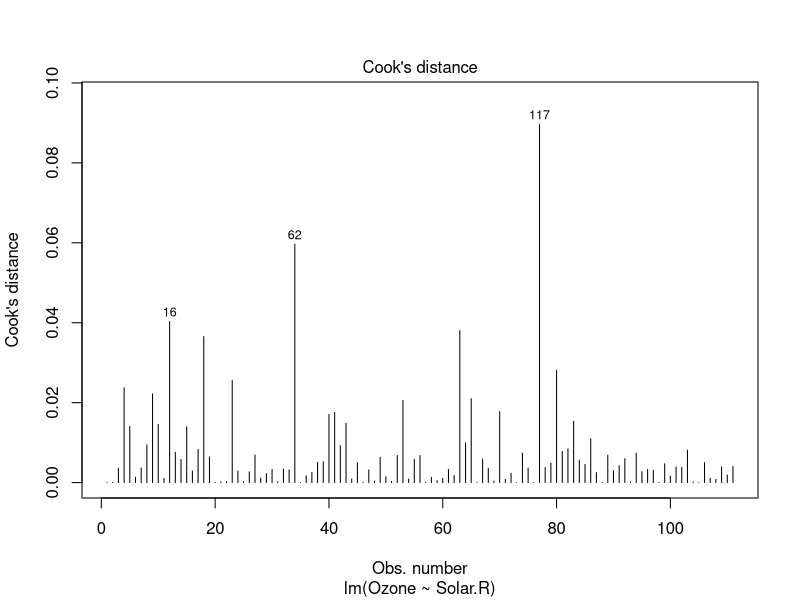
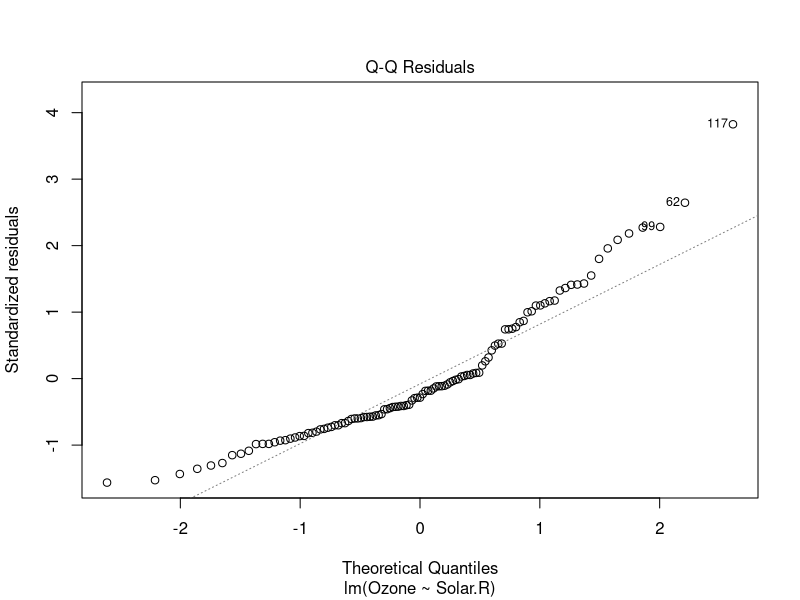

Recreate these plots in R, in order. (Note: this script raises an error after producing the figures.)
## ---- chunk 1
data("airquality")
## ---- chunk 2
head(airquality)
## ---- chunk 3
data <- na.omit(airquality)
head(data)
## ---- chunk 4
sum(is.na(data))
## ---- chunk 5
m1 <- lm( formula = Ozone ~ Solar.R,  
                    data = data )
m2 <- lm( formula = Ozone ~ Wind,  
                    data = data )
m3 <- lm( formula = Ozone ~ Temp,  
                    data = data )
print( m1)
print( m2)
print( m3)
## ---- chunk 6
summary(m1)
## ---- chunk 7
summary(m2)
## ---- chunk 8
summary(m3)
## ---- chunk 9
confint(object=m1, level=0.99)
## ---- chunk 10
confint(object=m2, level=0.99)
## ---- chunk 11
confint(object=m3, level=0.99)
## ---- chunk 12
plot(m1,which=4)
## ---- chunk 13
lm( formula = Ozone ~ Solar.R,  
     data = data,      
     subset = -117             
 )
## ---- chunk 14
plot( x = m1, which = 2 )
## ---- chunk 15
shapiro.test(residuals(m1))
## ---- chunk 16
library(car)
library(carData)
## ---- chunk 17
residualPlots( model = m1 ) 
## ---- chunk 18
box_cox_m1 <- lm (log(Ozone) ~ log(Solar.R), data=data)
residualPlots( model = box_cox_m1 )
## ---- chunk 19
plot(x = m1, which = 3)
## ---- chunk 20
ncvTest( m1 )
## ---- chunk 21
data(mtcars)
head(mtcars)
?mtcars
## ---- chunk 22
reg1 <- lm(mpg ~ cyl + gear + hp, data=mtcars)
print(reg1)
## ---- chunk 23
summary(reg1)
## ---- chunk 24
plot(reg1,which=4)
## ---- chunk 25
confint(object=reg1, level=0.99)
## ---- chunk 26
plot( x = reg1 , which = 2) 
## ---- chunk 27
shapiro.test(residuals(reg1))
## ---- chunk 28
residualPlots( model = reg1 ) 
## ---- chunk 29
plot(x = reg1, which = 1)
## ---- chunk 30
bc_reg1 <- lm (log(mpg) ~ log(cyl) + gear + log(hp), data=mtcars)
bc_reg1
## ---- chunk 31
residualPlots( model = bc_reg1 ) 
## ---- chunk 32
plot(x = reg1, which = 3)

## ---- chunk 33
ncvTest(reg1)
## ---- chunk 34
vif(mod=reg1)
## ---- chunk 35
full.model <- lm( formula = mpg ~ cyl + gear + hp, data=mtcars )
## ---- chunk 36
 step( object = full.model,    
       direction = "backward"   
 )
## ---- chunk 37
 null.model <- lm( mpg ~ 1, mtcars )   
 step( object = null.model,     
       direction = "forward",   
       scope =  mpg ~ cyl + gear + hp  
 )
## ---- chunk 38
M0 <- lm( mpg ~ cyl , mtcars )
M1 <- lm( mpg ~ gear , mtcars )
M2 <- lm( mpg ~ hp , mtcars )
M3 <- lm( mpg ~ cyl + gear , mtcars )
M4 <- lm( mpg ~ cyl + hp, mtcars )
M5 <- lm( mpg ~ gear + hp, mtcars )
M6 <- lm( mpg ~ cyl + gear + hp, mtcars )
## ---- chunk 39
AIC(M0,M1,M2,M3,M4,M5,M6)
